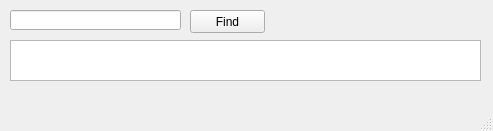
<?xml version="1.0" encoding="UTF-8"?>
<ui version="4.0">
 <class>game_name_finder_by_title_id</class>
 <widget class="QMainWindow" name="game_name_finder_by_title_id">
  <property name="geometry">
   <rect>
    <x>0</x>
    <y>0</y>
    <width>493</width>
    <height>131</height>
   </rect>
  </property>
  <property name="minimumSize">
   <size>
    <width>493</width>
    <height>131</height>
   </size>
  </property>
  <property name="maximumSize">
   <size>
    <width>493</width>
    <height>131</height>
   </size>
  </property>
  <property name="windowTitle">
   <string>MainWindow</string>
  </property>
  <widget class="QWidget" name="centralwidget">
   <widget class="QPushButton" name="btn_find">
    <property name="geometry">
     <rect>
      <x>190</x>
      <y>10</y>
      <width>75</width>
      <height>23</height>
     </rect>
    </property>
    <property name="text">
     <string>Find</string>
    </property>
   </widget>
   <widget class="QLineEdit" name="le_title_id">
    <property name="geometry">
     <rect>
      <x>10</x>
      <y>10</y>
      <width>171</width>
      <height>20</height>
     </rect>
    </property>
   </widget>
   <widget class="QPlainTextEdit" name="txt_game_name">
    <property name="geometry">
     <rect>
      <x>10</x>
      <y>40</y>
      <width>471</width>
      <height>41</height>
     </rect>
    </property>
    <property name="readOnly">
     <bool>true</bool>
    </property>
   </widget>
  </widget>
  <widget class="QMenuBar" name="menubar">
   <property name="geometry">
    <rect>
     <x>0</x>
     <y>0</y>
     <width>493</width>
     <height>21</height>
    </rect>
   </property>
  </widget>
  <widget class="QStatusBar" name="statusbar"/>
 </widget>
 <resources/>
 <connections/>
</ui>
